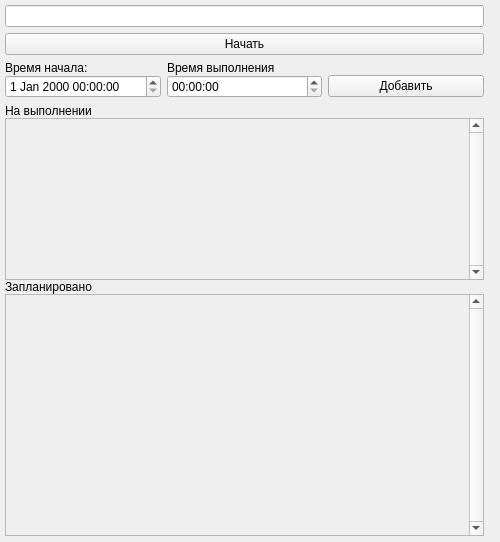
<?xml version="1.0" encoding="UTF-8"?>
<ui version="4.0">
 <class>Frame</class>
 <widget class="QFrame" name="Frame">
  <property name="geometry">
   <rect>
    <x>0</x>
    <y>0</y>
    <width>500</width>
    <height>542</height>
   </rect>
  </property>
  <property name="minimumSize">
   <size>
    <width>490</width>
    <height>390</height>
   </size>
  </property>
  <property name="windowTitle">
   <string>Frame</string>
  </property>
  <property name="styleSheet">
   <string notr="true"/>
  </property>
  <widget class="QWidget" name="verticalLayoutWidget_2">
   <property name="geometry">
    <rect>
     <x>0</x>
     <y>0</y>
     <width>489</width>
     <height>541</height>
    </rect>
   </property>
   <layout class="QVBoxLayout" name="verticalLayout">
    <property name="leftMargin">
     <number>5</number>
    </property>
    <property name="topMargin">
     <number>5</number>
    </property>
    <property name="rightMargin">
     <number>5</number>
    </property>
    <property name="bottomMargin">
     <number>5</number>
    </property>
    <item>
     <layout class="QVBoxLayout" name="upVerticalLayout">
      <property name="leftMargin">
       <number>0</number>
      </property>
      <property name="topMargin">
       <number>0</number>
      </property>
      <property name="rightMargin">
       <number>0</number>
      </property>
      <property name="bottomMargin">
       <number>0</number>
      </property>
      <item>
       <layout class="QHBoxLayout" name="upHorizontalLayout">
        <item>
         <widget class="QLineEdit" name="taskNameEdit"/>
        </item>
       </layout>
      </item>
      <item>
       <widget class="QPushButton" name="startTaskButton">
        <property name="text">
         <string>Начать</string>
        </property>
       </widget>
      </item>
      <item>
       <layout class="QGridLayout" name="gridLayout">
        <property name="verticalSpacing">
         <number>0</number>
        </property>
        <item row="0" column="1">
         <widget class="QLabel" name="label_doing">
          <property name="text">
           <string>Время выполнения</string>
          </property>
         </widget>
        </item>
        <item row="1" column="0">
         <widget class="QDateTimeEdit" name="dateTimeStart"/>
        </item>
        <item row="0" column="0">
         <widget class="QLabel" name="label_start">
          <property name="text">
           <string>Время начала:</string>
          </property>
         </widget>
        </item>
        <item row="1" column="1">
         <widget class="QTimeEdit" name="timeDoing"/>
        </item>
        <item row="1" column="2">
         <widget class="QPushButton" name="addTaskButton">
          <property name="text">
           <string>Добавить</string>
          </property>
          <property name="autoDefault">
           <bool>false</bool>
          </property>
          <property name="default">
           <bool>false</bool>
          </property>
          <property name="flat">
           <bool>false</bool>
          </property>
         </widget>
        </item>
       </layout>
      </item>
     </layout>
    </item>
    <item>
     <layout class="QVBoxLayout" name="bottomVerticalLayout" stretch="0,2,0,0,3">
      <property name="spacing">
       <number>0</number>
      </property>
      <item>
       <widget class="QLabel" name="label">
        <property name="text">
         <string>На выполнении</string>
        </property>
       </widget>
      </item>
      <item>
       <widget class="QScrollArea" name="nowScrollArea">
        <property name="autoFillBackground">
         <bool>false</bool>
        </property>
        <property name="verticalScrollBarPolicy">
         <enum>Qt::ScrollBarAlwaysOn</enum>
        </property>
        <property name="horizontalScrollBarPolicy">
         <enum>Qt::ScrollBarAlwaysOff</enum>
        </property>
        <property name="widgetResizable">
         <bool>true</bool>
        </property>
        <widget class="QWidget" name="scrollAreaWidgetContents1">
         <property name="geometry">
          <rect>
           <x>0</x>
           <y>0</y>
           <width>459</width>
           <height>129</height>
          </rect>
         </property>
        </widget>
       </widget>
      </item>
      <item>
       <widget class="QLabel" name="label_2">
        <property name="text">
         <string>Запланировано</string>
        </property>
       </widget>
      </item>
      <item>
       <layout class="QHBoxLayout" name="horizontalLayout">
        <property name="spacing">
         <number>5</number>
        </property>
        <property name="topMargin">
         <number>0</number>
        </property>
       </layout>
      </item>
      <item>
       <widget class="QScrollArea" name="futureScrollArea">
        <property name="styleSheet">
         <string notr="true"/>
        </property>
        <property name="verticalScrollBarPolicy">
         <enum>Qt::ScrollBarAlwaysOn</enum>
        </property>
        <property name="horizontalScrollBarPolicy">
         <enum>Qt::ScrollBarAlwaysOff</enum>
        </property>
        <property name="sizeAdjustPolicy">
         <enum>QAbstractScrollArea::AdjustToContents</enum>
        </property>
        <property name="widgetResizable">
         <bool>true</bool>
        </property>
        <widget class="QWidget" name="scrollAreaWidgetContents2">
         <property name="geometry">
          <rect>
           <x>0</x>
           <y>0</y>
           <width>459</width>
           <height>195</height>
          </rect>
         </property>
         <property name="styleSheet">
          <string notr="true"/>
         </property>
        </widget>
       </widget>
      </item>
     </layout>
    </item>
   </layout>
  </widget>
 </widget>
 <tabstops>
  <tabstop>taskNameEdit</tabstop>
  <tabstop>startTaskButton</tabstop>
  <tabstop>dateTimeStart</tabstop>
  <tabstop>timeDoing</tabstop>
  <tabstop>addTaskButton</tabstop>
  <tabstop>futureScrollArea</tabstop>
 </tabstops>
 <resources/>
 <connections/>
</ui>
